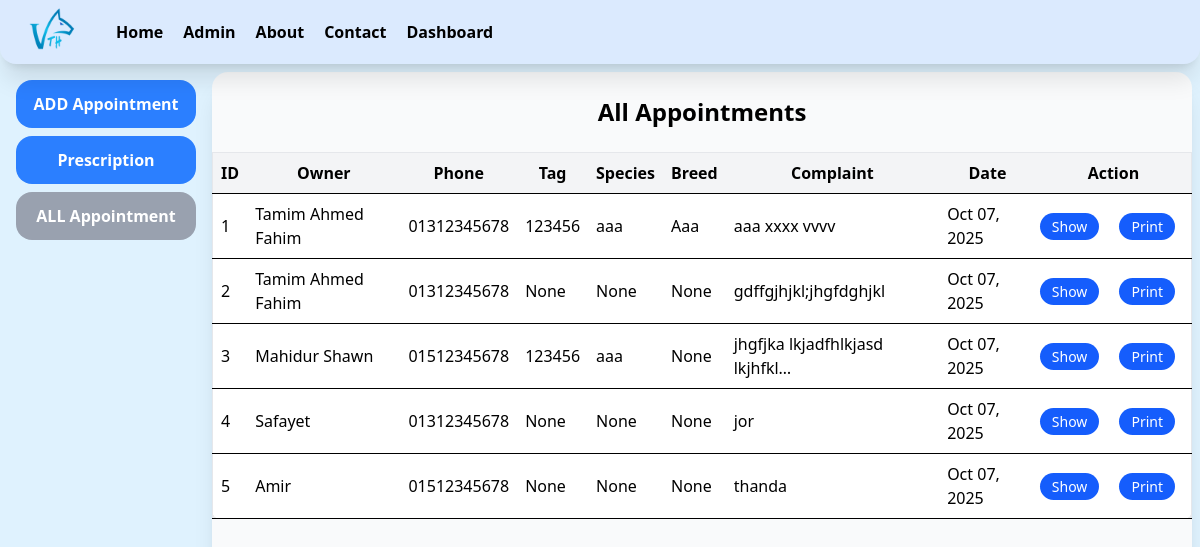
The app's page /staff/appointment/ with its own data.
### user_app/models.py (models this page shows, shortened)
class Patientinfo(models.Model):
    name = models.CharField(max_length=100, default="Unknown")
    phone = models.CharField(max_length=13, default="Unknown")
    application_time = models.DateTimeField(auto_now=True)
    tag = models.CharField(max_length=30, null=True, default="Unknown")
    species = models.CharField(max_length=60, null=True, default="Unknown")
    breed = models.CharField(max_length=50, null=True, default="Unknown")
    weight = models.DecimalField(
        max_digits=6, decimal_places=2, null=True, blank=True, default=-1
    )
    age = models.DecimalField(
        max_digits=5, decimal_places=2, null=True, blank=True, default=-1
    )
    sex = models.CharField(max_length=10, default="female")
    pregnancy = models.BooleanField(default=False)
    pregnancy_month = models.DecimalField(
        max_digits=5, decimal_places=2, null=True, blank=True, default=-1
    )
    parity = models.CharField(max_length=10, default="Unknown")
    milk_yield = models.DecimalField(
        max_digits=5, decimal_places=2, null=True, blank=True, default=-1
    )
    date_of_parturition = models.DateField(null=True, blank=True)
    date_of_oestrus = models.DateField(null=True, blank=True)
    total_animals = models.IntegerField(default=-1)
    total_sick_animals = models.IntegerField(default=-1)
    total_dead_animals = models.IntegerField(default=-1)
    duration_of_illness = models.IntegerField(default=-1)
    complaint = models.TextField(default="Unknown", blank=True, null=True)
    disease_history = models.TextField(default="Unknown", blank=True, null=True)
    treatment_history = models.TextField(default="Unknown", blank=True, null=True)
    management_history = models.TextField(default="Unknown", blank=True, null=True)

### staff_app/views.py (the view)
# urls.py: path("appointment/", views.staff_all_appointment, name="staff_all_appointment"),
def staff_all_appointment(request):
    all_appointment = Patientinfo.objects.all()
    context = {"all_appointment": all_appointment}
    return render(request, "staff_app/staff_all_appointment.html", context=context)

### staff_app/templates/staff_app/staff_all_appointment.html (shortened to what this page needs)
{% extends "staff_app/staff_index.html" %}
{% load static %}
{% block content %}
<div class="flex gap-2 m-2">
  <div class="w-1/6 p-2">
    <div class="flex flex-col gap-2">
      <a href="{% url 'staff_profile' %}" class="{% if request.resolver_match.url_name == 'staff_profile' %}
            bg-gray-400
          {% else %}
            bg-blue-500 hover:bg-blue-700
          {% endif %}
          text-white font-bold px-4 rounded-2xl w-full h-12 flex items-center justify-center">
        ADD Appointment
      </a>
      <a href="{% url 'staff_prescription' %}" class="{% if request.resolver_match.url_name == 'staff_prescription' %}
            bg-gray-400
          {% else %}
            bg-blue-500 hover:bg-blue-700
          {% endif %}
          text-white font-bold px-4 rounded-2xl w-full h-12 flex items-center justify-center">
        Prescription
      </a>
      <a href="{% url 'staff_all_appointment' %}" class="{% if request.resolver_match.url_name == 'staff_all_appointment' %}
            bg-gray-400
          {% else %}
            bg-blue-500 hover:bg-blue-700
          {% endif %}
          text-white font-bold px-4 rounded-2xl w-full h-12 flex items-center justify-center">
        ALL Appointment
      </a>
    </div>
  </div>
  <div class="w-5/6 ">
    <div class="min-h-screen rounded-2xl bg-gray-50 shadow-xl">
      <h1 class="text-2xl font-bold mb-6 pt-6 text-center">All Appointments</h1>
      <div class="overflow-x-auto">
        <table class="min-w-full bg-white border border-gray-200 rounded-lg shadow-sm">
          <thead class="bg-gray-100">
            <tr>
              <th class="px-2 py-2 border-b">ID</th>
              <th class="px-2 py-2 border-b">Owner</th>
              <th class="px-2 py-2 border-b">Phone</th>
              <th class="px-2 py-2 border-b">Tag</th>
              <th class="px-2 py-2 border-b">Species</th>
              <th class="px-2 py-2 border-b">Breed</th>
              <th class="px-2 py-2 border-b">Complaint</th>
              <th class="px-2 py-2 border-b">Date</th>
              <th colspan="2" class="px-4 py-2 border-b">Action</th>
            </tr>
          </thead>
          <tbody>
            {% for appointment in all_appointment %}
            <tr class="hover:bg-gray-200 border-b">
              <td class="px-2 py-2">{{ appointment.id }}</td>
              <td class="px-2 py-2">{{ appointment.name }}</td>
              <td class="px-2 py-2">{{ appointment.phone }}</td>
              <td class="px-2 py-2">{{ appointment.tag }}</td>
              <td class="px-2 py-2">{{ appointment.species }}</td>
              <td class="px-2 py-2">{{ appointment.breed }}</td>
              <td class="px-2 py-2">{{ appointment.complaint|truncatechars:30 }}</td>
              <td class="px-2 py-2">{{ appointment.application_time|date:"M d, Y" }}</td>
              <td class="px-1 py-2 text-center">
                <a href="{% url 'staff_details' appointment.id %}"
                  class="bg-blue-600 hover:bg-blue-700 text-white px-3 py-1 rounded-full text-sm">
                  Show
                </a>
              </td>
              <td class="px-4 py-2 text-center">
                <a href="{% url 'sample' appointment.id %}"
                  class="bg-blue-600 hover:bg-blue-700 text-white px-3 py-1 rounded-full text-sm">
                  Print
                </a>
              </td>
            </tr>
            {% empty %}
            <tr>
              <td colspan="7" class="text-center py-4 text-gray-500">
                No appointments found.
              </td>
            </tr>
            {% endfor %}
          </tbody>
        </table>
      </div>
    </div>
  </div>
</div>
{% endblock content %}

### staff_app/templates/staff_app/staff_index.html (shortened to what this page needs)
<!DOCTYPE html>
{% load static %}
<html lang="en">
<head>
    <script src="https://cdn.jsdelivr.net/npm/@tailwindcss/browser@4"></script>
</head>
<body class="bg-sky-100 ">
    {% include "staff_app/staff_navbar.html" %}
    <div class="">
        {% block content %}{% endblock content %}
    </div>
</body>
</html>

### staff_app/templates/staff_app/staff_navbar.html (shortened to what this page needs)
{% load static %}
<nav class="bg-blue-100 sticky top-0 h-auto p-2 flex justify-between shadow-xl rounded-b-2xl z-50">
    <div class="flex items-center">
        <a href="{% url 'user_index' %}">
            <img src="{% static 'images/vth_logo.png' %}" alt="vth_logo" class="h-12 pl-5" />
        </a>
        <div class="flex gap-5 items-center px-10 font-semibold">
            <a href="{% url 'user_index' %}">Home</a>
            <a href="{% url 'admin:index' %}">Admin</a>
            <a href="#">About</a>
            <a href="#">Contact</a>
            <a href="{% url 'staff_index' %}">Dashboard</a>
        </div>
    </div>
</nav>

### records on screen
Patientinfo: id "1", name "Tamim Ahmed Fahim", phone "01312345678", tag "123456", species "aaa", breed "Aaa", complaint "aaa xxxx vvvv", application_time "Oct 07, 2025"
Patientinfo: id "2", name "Tamim Ahmed Fahim", phone "01312345678", tag "None", species "None", breed "None", complaint "gdffgjhjkl;jhgfdghjkl", application_time "Oct 07, 2025"
Patientinfo: id "3", name "Mahidur Shawn", phone "01512345678", tag "123456", species "aaa", breed "None", complaint "jhgfjka lkjadfhlkjasd lkjhfkl…", application_time "Oct 07, 2025"
Patientinfo: id "4", name "Safayet", phone "01312345678", tag "None", species "None", breed "None", complaint "jor", application_time "Oct 07, 2025"
Patientinfo: id "5", name "Amir", phone "01512345678", tag "None", species "None", breed "None", complaint "thanda", application_time "Oct 07, 2025"
